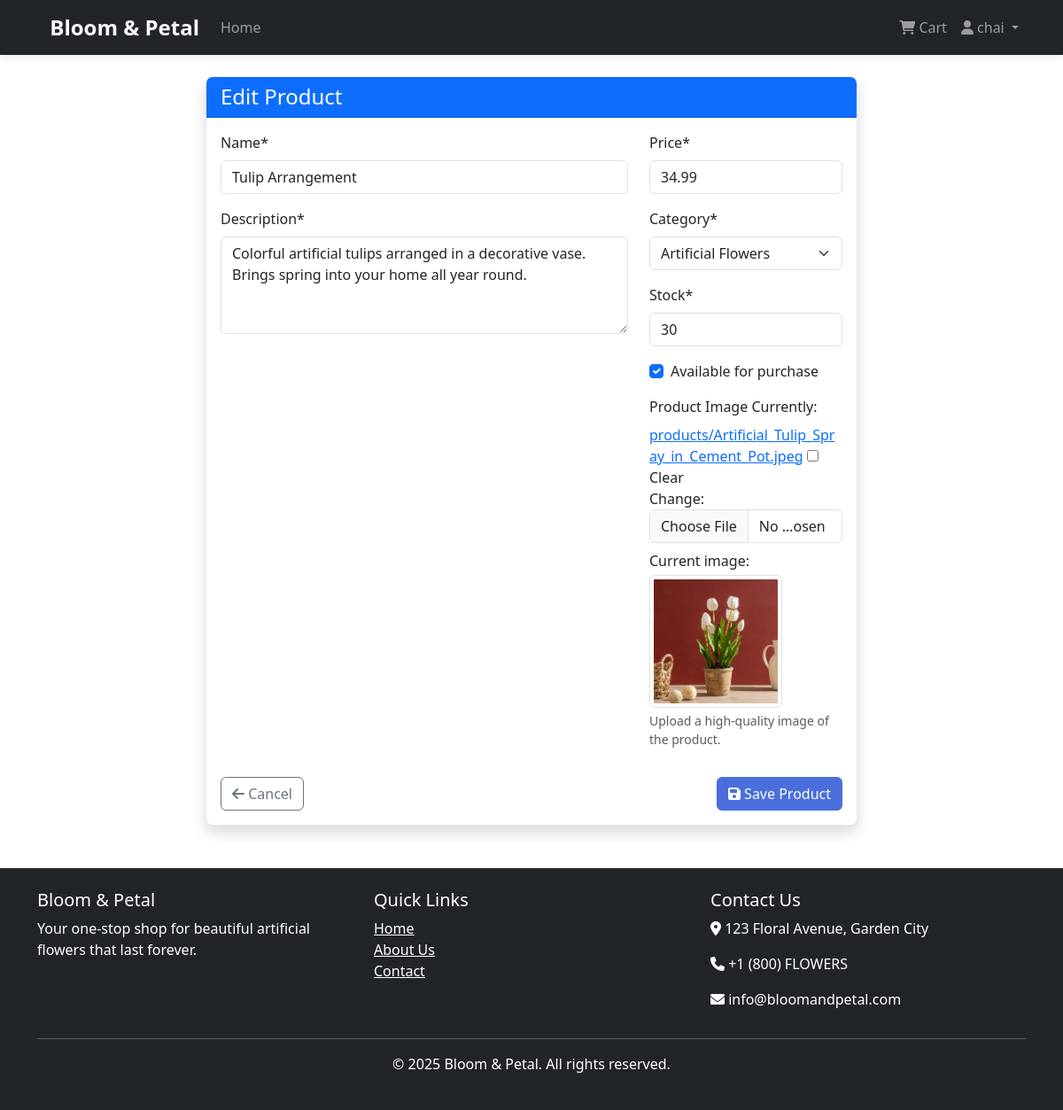
/products/edit/2/ (signed in), run on the app's committed database.
### store/models.py (models this page shows, shortened)
class Product(models.Model):
    name = models.CharField(max_length=200)
    description = models.TextField()
    price = models.DecimalField(max_digits=10, decimal_places=2)
    category = models.ForeignKey(Category, on_delete=models.CASCADE, related_name='products')
    image = models.ImageField(upload_to='products/', blank=True, null=True)
    stock = models.PositiveIntegerField(default=0)
    available = models.BooleanField(default=True)
    created = models.DateTimeField(auto_now_add=True)
    updated = models.DateTimeField(auto_now=True)

### store/views.py (the view)
# urls.py: path('products/edit/<int:product_id>/', views.edit_product, name='edit_product'),
@staff_member_required
def edit_product(request, product_id):
    product = get_object_or_404(Product, id=product_id)
    if request.method == 'POST':
        form = ProductForm(request.POST, request.FILES, instance=product)
        if form.is_valid():
            form.save()
            messages.success(request, f"Product '{product.name}' updated successfully!")
            return redirect('manage_products')
    else:
        form = ProductForm(instance=product)
    return render(request, 'store/product_form.html', {
        'form': form,
        'product': product,
        'title': 'Edit Product'
    })

### store/forms.py
class ProductForm(forms.ModelForm):
    class Meta:
        model = Product
        fields = ['name', 'description', 'price', 'category', 'image', 'stock', 'available']
        widgets = {
            'description': forms.Textarea(attrs={'rows': 4}),
            'price': forms.NumberInput(attrs={'step': '0.01', 'min': '0.01'}),
            'stock': forms.NumberInput(attrs={'min': '0'}),
        }
    def __init__(self, *args, **kwargs):
        super().__init__(*args, **kwargs)
        for field_name, field in self.fields.items():
            field.widget.attrs['class'] = 'form-control'
        self.fields['available'].widget.attrs['class'] = 'form-check-input'

### store/models.py (called while the page is built)
    def __str__(self):
        return self.name

### store/templates/store/product_form.html (shortened to what this page needs)
{% extends 'store/base.html' %}
{% load crispy_forms_tags %}
{% block content %}
<div class="row justify-content-center">
    <div class="col-md-8">
        <div class="card shadow">
            <div class="card-header bg-primary text-white">
                <h4 class="mb-0">{{ title }}</h4>
            </div>
            <div class="card-body">
                <form method="post" enctype="multipart/form-data">
                    <div class="row">
                        <div class="col-md-8">
                            {{ form.name|as_crispy_field }}
                            {{ form.description|as_crispy_field }}
                        </div>
                        <div class="col-md-4">
                            {{ form.price|as_crispy_field }}
                            {{ form.category|as_crispy_field }}
                            {{ form.stock|as_crispy_field }}
                            <div class="form-check mb-3">
                                {{ form.available }}
                                <label class="form-check-label" for="{{ form.available.id_for_label }}">
                                    Available for purchase
                                </label>
                            </div>
                            <div class="mb-3">
                                <label for="{{ form.image.id_for_label }}" class="form-label">Product Image</label>
                                {{ form.image }}
                                {% if product and product.image %}
                                <div class="mt-2">
                                    <p class="mb-1">Current image:</p>
                                    <img src="{{ product.image.url }}" alt="{{ product.name }}" class="img-thumbnail" style="max-height: 150px;">
                                </div>
                                {% endif %}
                                <div class="form-text text-muted">
                                    Upload a high-quality image of the product.
                                </div>
                            </div>
                        </div>
                    </div>
                    <div class="d-flex justify-content-between mt-3">
                        <a href="{% url 'manage_products' %}" class="btn btn-outline-secondary">
                            <i class="fas fa-arrow-left"></i> Cancel
                        </a>
                        <button type="submit" class="btn btn-primary">
                            <i class="fas fa-save"></i> Save Product
                        </button>
                    </div>
                </form>
            </div>
        </div>
    </div>
</div>
{% endblock %}

### store/templates/store/base.html (shortened to what this page needs)
<!DOCTYPE html>
<html lang="en">
<head>
    <link href="https://cdn.jsdelivr.net/npm/bootstrap@5.3.0/dist/css/bootstrap.min.css" rel="stylesheet">
    <link rel="stylesheet" href="https://cdnjs.cloudflare.com/ajax/libs/font-awesome/6.0.0/css/all.min.css">
    {% load static %}
    <link rel="stylesheet" href="{% static 'css/main.css' %}">
</head>
<body>
    <nav class="navbar navbar-expand-lg navbar-dark bg-dark">
        <div class="container">
            <a class="navbar-brand" href="{% url 'home' %}">
                 Bloom & Petal
            </a>
            <div class="collapse navbar-collapse" id="navbarNav">
                <ul class="navbar-nav me-auto">
                    <li class="nav-item">
                        <a class="nav-link" href="{% url 'home' %}">Home</a>
                    </li>
                </ul>
                <ul class="navbar-nav">
                    <li class="nav-item">
                        <a class="nav-link" href="{% url 'view_cart' %}">
                            <i class="fas fa-shopping-cart"></i> Cart
                        </a>
                    </li>
                    {% if user.is_authenticated %}
                        <li class="nav-item dropdown">
                            <a class="nav-link dropdown-toggle" href="#" id="navbarDropdown" role="button" data-bs-toggle="dropdown">
                                <i class="fas fa-user"></i> {{ user.username }}
                            </a>
                        </li>
                    {% endif %}
                </ul>
            </div>
        </div>
    </nav>
    <div class="container mt-4">
        {% block content %}{% endblock %}
    </div>
    <footer class="bg-dark text-white mt-5 py-4">
        <div class="container">
            <div class="row">
                <div class="col-md-4">
                    <h5>Bloom & Petal</h5>
                    <p>Your one-stop shop for beautiful artificial flowers that last forever.</p>
                </div>
                <div class="col-md-4">
                    <h5>Quick Links</h5>
                    <ul class="list-unstyled">
                        <li><a href="{% url 'home' %}" class="text-white">Home</a></li>
                        <li><a href="#" class="text-white">About Us</a></li>
                        <li><a href="#" class="text-white">Contact</a></li>
                    </ul>
                </div>
                <div class="col-md-4">
                    <h5>Contact Us</h5>
                    <address>
                        <p><i class="fas fa-map-marker-alt"></i> 123 Floral Avenue, Garden City</p>
                        <p><i class="fas fa-phone"></i> +1 (800) FLOWERS</p>
                        <p><i class="fas fa-envelope"></i> info@bloomandpetal.com</p>
                    </address>
                </div>
            </div>
            <hr>
            <div class="text-center">
                <p>&copy; {% now "Y" %} Bloom & Petal. All rights reserved.</p>
            </div>
        </div>
    </footer>
</body>
</html>

### static/css/main.css (style rules this page uses)
body { font-family: 'Segoe UI', Tahoma, Geneva, Verdana, sans-serif; color: #333; }
.card { transition: transform 0.3s, box-shadow 0.3s; border-radius: 8px; overflow: hidden; border: 1px solid rgba(0, 0, 0, 0.08); }
.navbar { box-shadow: 0 2px 10px rgba(0, 0, 0, 0.1); }
.navbar-brand { font-weight: bold; font-size: 1.5rem; }
footer { margin-top: 3rem; }
.btn-primary { background-color: #4a6fdc; border-color: #4a6fdc; }

### data on the page
Product: name "Tulip Arrangement", description "Colorful artificial tulips arranged in a decorative vase. Brings spring into your home all year round.", price "34.99", category "Artificial Flowers", stock "30", available "☑", image (picture)

### other printed values
{{ user.username }} "chai"
{{ title }} "Edit Product"
